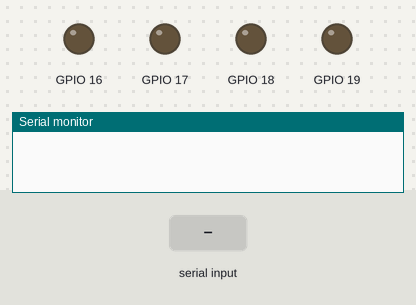
This sketch was run on a simulated ESP32. On the bench: output pins drawn as LEDs (lit = HIGH), the last lines printed to the serial monitor. Inputs (shaded band) come from the test bench. Nothing arrives over Bluetooth unless stated.

Above: at 1.2 s.
1.3 s: "90,45\n" received over the second serial link
At 3.1 s:
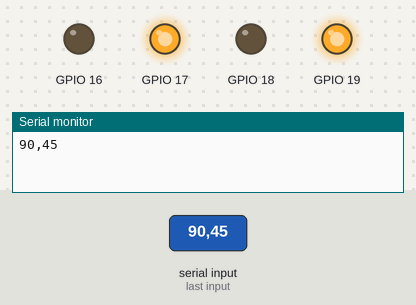
3.8 s: "5\n" received over the second serial link
At 6.0 s:
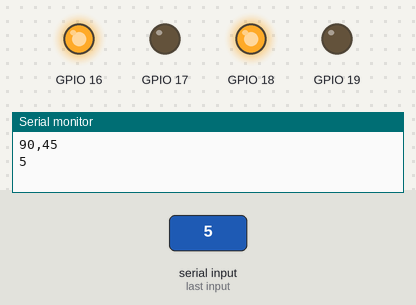
6.3 s: "30,150\n" received over the second serial link
At 8.1 s:
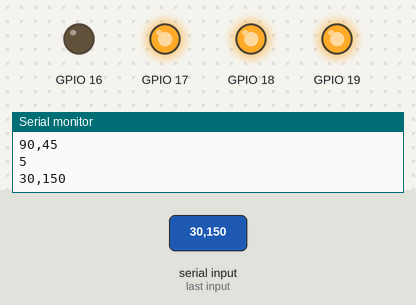
8.8 s: "200\n" received over the second serial link
At 11.0 s:
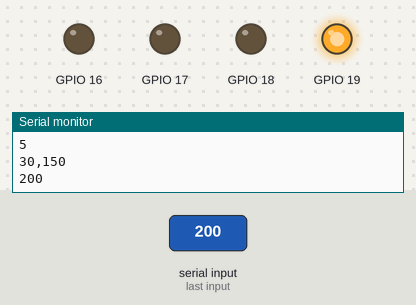
11.3 s: "90\n" received over the second serial link
At 13.1 s:
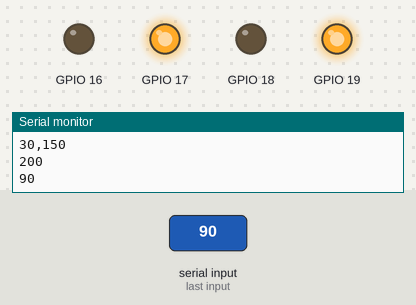
Timing chart, 0 to 14.6 s (numbered marks = the images above; inputs shaded):
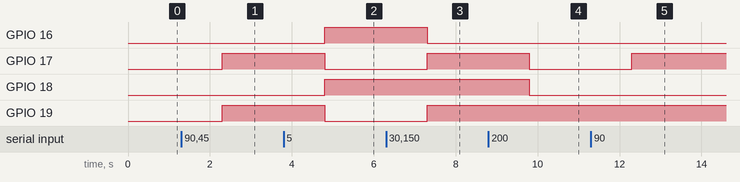

Measured:
- after the input at 1.3 s, GPIO 17, GPIO 19: LOW → HIGH after 1.0 s
- after the input at 3.8 s, GPIO 16, GPIO 18: LOW → HIGH after 1.0 s; GPIO 17, GPIO 19: HIGH → LOW after 1.0 s
- after the input at 6.3 s, GPIO 16: HIGH → LOW after 1.0 s; GPIO 17, GPIO 19: LOW → HIGH after 1.0 s
- after the input at 8.8 s, GPIO 17, GPIO 18: HIGH → LOW after 1.0 s
- after the input at 11.3 s, GPIO 17: LOW → HIGH after 1.0 s

The sketch:

wk11_2.ino
```cpp
#include <BluetoothSerial.h>
BluetoothSerial BT;
void setup() {
  // put your setup code here, to run once:
  Serial.begin(115200);
  BT.begin("TestEsp32");//請改名
  pinMode(16,OUTPUT);
  pinMode(17,OUTPUT);
  pinMode(18,OUTPUT);
  pinMode(19,OUTPUT);
}

void loop() {
  // put your main code here, to run repeatedly:
  while (BT.available()) {
    //讀取藍芽資料
    String BTdata=BT.readString();
    //顯示在序列視窗
    Serial.println(BTdata);
    int iData=BTdata.toInt();
    digitalWrite(16, iData&1);
    digitalWrite(17,(iData>>1)&1);
    digitalWrite(18,(iData>>2)&1);
    digitalWrite(19,(iData>>3)&1);
  }
  delay(1);
}
```
